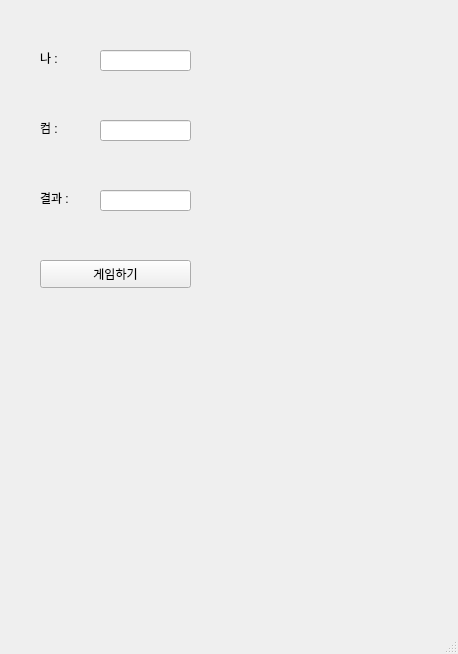
<?xml version="1.0" encoding="UTF-8"?>
<ui version="4.0">
 <class>MainWindow</class>
 <widget class="QMainWindow" name="MainWindow">
  <property name="geometry">
   <rect>
    <x>0</x>
    <y>0</y>
    <width>458</width>
    <height>654</height>
   </rect>
  </property>
  <property name="windowTitle">
   <string>MainWindow</string>
  </property>
  <widget class="QWidget" name="centralwidget">
   <widget class="QLabel" name="lbl_mine">
    <property name="geometry">
     <rect>
      <x>40</x>
      <y>50</y>
      <width>64</width>
      <height>15</height>
     </rect>
    </property>
    <property name="text">
     <string>나 :</string>
    </property>
   </widget>
   <widget class="QLabel" name="lbl_com">
    <property name="geometry">
     <rect>
      <x>40</x>
      <y>120</y>
      <width>64</width>
      <height>15</height>
     </rect>
    </property>
    <property name="text">
     <string>컴 : </string>
    </property>
   </widget>
   <widget class="QLabel" name="lbl_result">
    <property name="geometry">
     <rect>
      <x>40</x>
      <y>190</y>
      <width>64</width>
      <height>15</height>
     </rect>
    </property>
    <property name="text">
     <string>결과 :</string>
    </property>
   </widget>
   <widget class="QLineEdit" name="le_mine">
    <property name="geometry">
     <rect>
      <x>100</x>
      <y>50</y>
      <width>91</width>
      <height>21</height>
     </rect>
    </property>
   </widget>
   <widget class="QLineEdit" name="le_com">
    <property name="geometry">
     <rect>
      <x>100</x>
      <y>120</y>
      <width>91</width>
      <height>21</height>
     </rect>
    </property>
   </widget>
   <widget class="QLineEdit" name="le_result">
    <property name="geometry">
     <rect>
      <x>100</x>
      <y>190</y>
      <width>91</width>
      <height>21</height>
     </rect>
    </property>
   </widget>
   <widget class="QPushButton" name="pb">
    <property name="geometry">
     <rect>
      <x>40</x>
      <y>260</y>
      <width>151</width>
      <height>28</height>
     </rect>
    </property>
    <property name="text">
     <string>게임하기</string>
    </property>
   </widget>
  </widget>
  <widget class="QMenuBar" name="menubar">
   <property name="geometry">
    <rect>
     <x>0</x>
     <y>0</y>
     <width>458</width>
     <height>26</height>
    </rect>
   </property>
  </widget>
  <widget class="QStatusBar" name="statusbar"/>
 </widget>
 <resources/>
 <connections/>
</ui>
